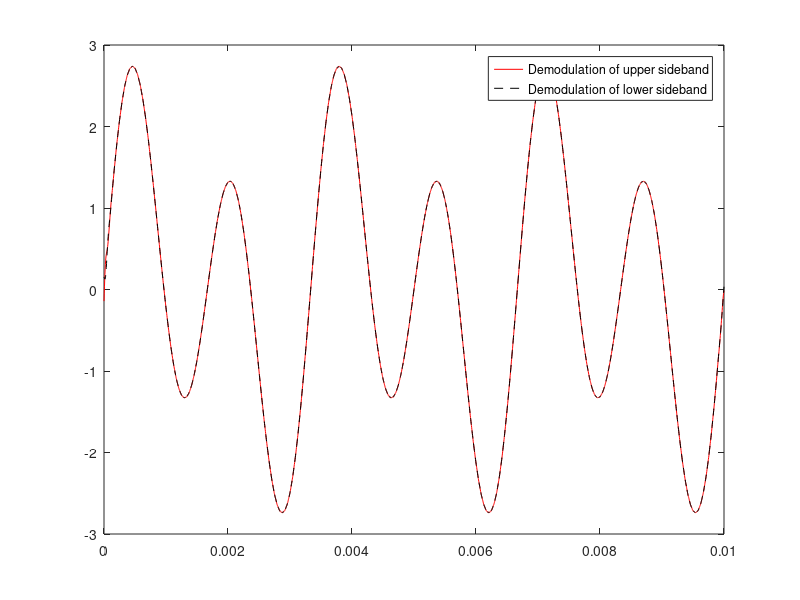

The MATLAB script that drew this image:
Fc = 12000; Fs = 270000;
t = [0:1/Fs:0.01]';
s = sin(2*pi*300*t)+2*sin(2*pi*600*t);
y1 = ssbmod(s,Fc,Fs,0); % Lower-sideband modulated signal
y2 = ssbmod(s,Fc,Fs,0,'upper'); % Upper-sideband modulated signal
s1 = ssbdemod(y1,Fc,Fs); % Demodulate lower sideband
s2 = ssbdemod(y2,Fc,Fs); % Demodulate upper sideband
% Plot results to show that the curves overlap.
figure; plot(t,s1,'r-',t,s2,'k--');
legend('Demodulation of upper sideband','Demodulation of lower sideband')
